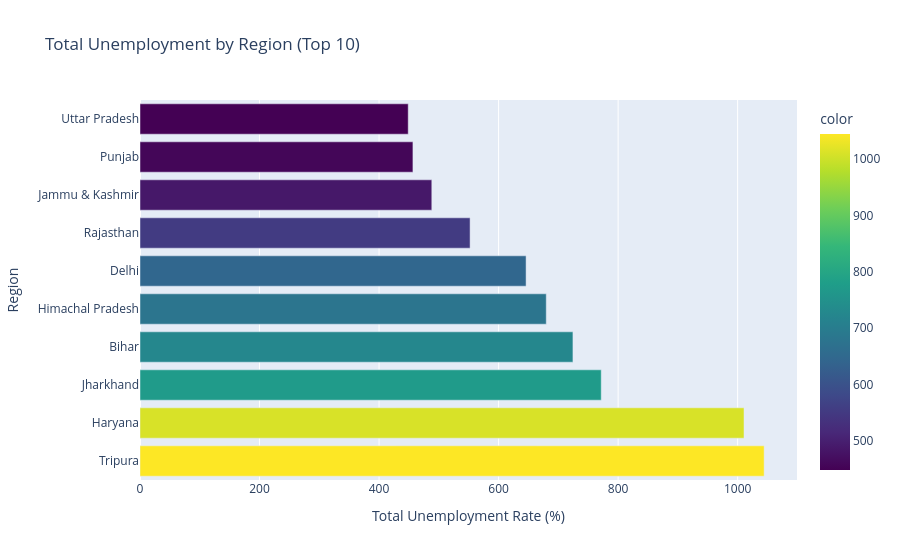
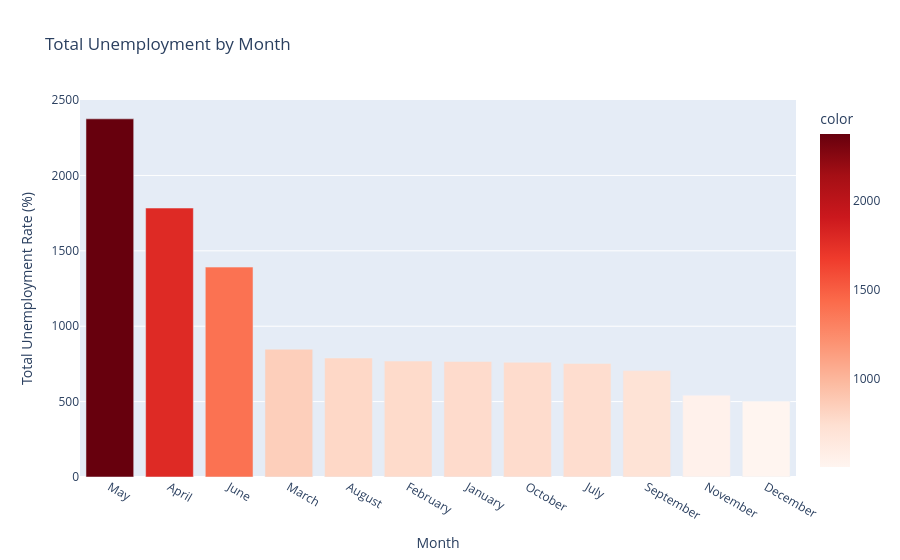
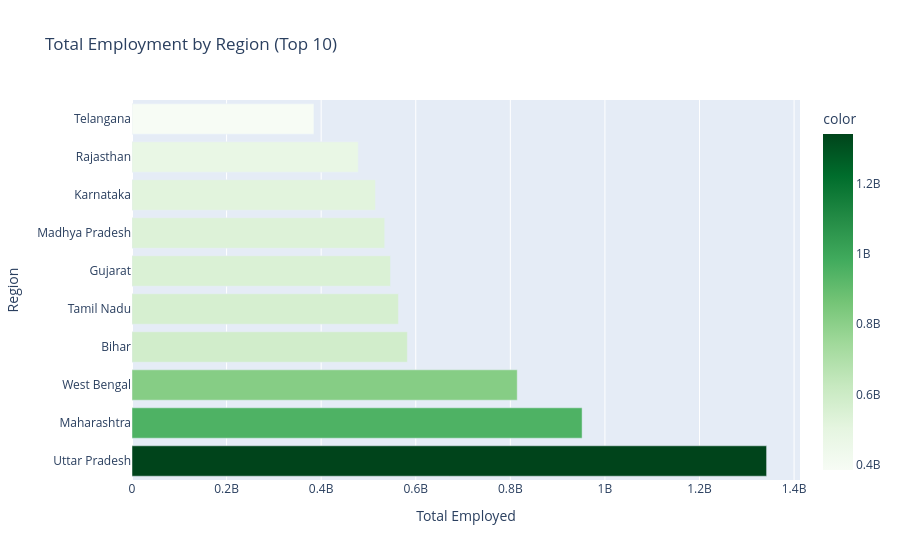
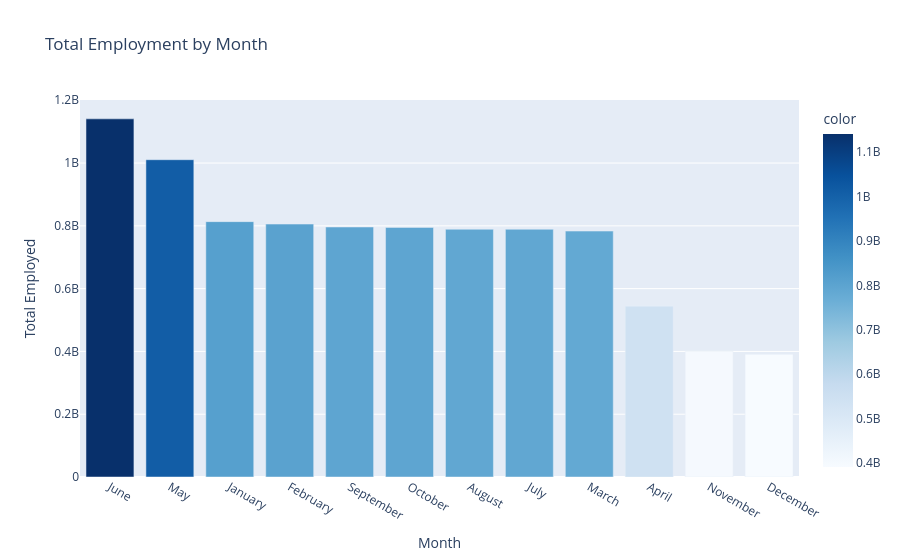

The code cell stored with these charts, in order, in its notebook:
### Markdown cell above
## Step 10: Create Interactive Visualizations with Plotly

We create professional, interactive visualizations that allow users to explore data dynamically:

### Unemployment by Region (Bar Chart)
- Uses top 10 regions ranked by total unemployment
- **plotly.express.bar()**: Creates interactive bar charts with hover information
- Color gradient from light to dark indicates magnitude of values
- Interactive features: hover for exact values, click legend to toggle visibility, zoom/pan capabilities

### Unemployment by Month (Bar Chart)
- Displays seasonal unemployment patterns across all months
- Enables identification of high-unemployment months (e.g., April-June 2020 showed COVID-19 impact)

### Employment by Region (Bar Chart)
- Shows regional employment distribution
- Identifies regions with largest labor forces

### Employment by Month (Bar Chart)
- Reveals temporal employment fluctuations
- Helps correlate with unemployment trends

### Code cell
fig1 = px.bar(
    x=unemployment_by_region_sum.head(10).values,
    y=unemployment_by_region_sum.head(10).index,
    orientation='h',
    title='Total Unemployment by Region (Top 10)',
    labels={'x': 'Total Unemployment Rate (%)', 'y': 'Region'},
    color=unemployment_by_region_sum.head(10).values,
    color_continuous_scale='Viridis'
)
iplot(fig1)

fig2 = px.bar(
    x=unemployment_by_month_sum.index,
    y=unemployment_by_month_sum.values,
    title='Total Unemployment by Month',
    labels={'x': 'Month', 'y': 'Total Unemployment Rate (%)'},
    color=unemployment_by_month_sum.values,
    color_continuous_scale='Reds'
)
fig2.show()

fig3 = px.bar(
    x=employed_by_region_sum.head(10).values,
    y=employed_by_region_sum.head(10).index,
    orientation='h',
    title='Total Employment by Region (Top 10)',
    labels={'x': 'Total Employed', 'y': 'Region'},
    color=employed_by_region_sum.head(10).values,
    color_continuous_scale='Greens'
)
fig3.show()

fig4 = px.bar(
    x=employed_by_month_sum.index,
    y=employed_by_month_sum.values,
    title='Total Employment by Month',
    labels={'x': 'Month', 'y': 'Total Employed'},
    color=employed_by_month_sum.values,
    color_continuous_scale='Blues'
)
fig4.show()

### Figure 1 — Plotly figure (JSON) as saved in the notebook; plotly's stock layout.template omitted (floating-point values rounded to 4 significant figures)
{"data": [{"alignmentgroup": "True", "hovertemplate": "Total Unemployment Rate (%)=%{x}<br>Region=%{y}<br>color=%{marker.color}<extra></extra>", "legendgroup": "", "marker": {"color": [1044.0, 1011.0, 771.8, 724.4, 679.8, 646.0, 552.3, 488.3, 456.7, 448.8], "coloraxis": "coloraxis", "pattern": {"shape": ""}}, "name": "", "offsetgroup": "", "orientation": "h", "showlegend": false, "textposition": "auto", "type": "bar", "x": [1044.0, 1011.0, 771.8, 724.4, 679.8, 646.0, 552.3, 488.3, 456.7, 448.8], "xaxis": "x", "y": ["Tripura", "Haryana", "Jharkhand", "Bihar", "Himachal Pradesh", "Delhi", "Rajasthan", "Jammu & Kashmir", "Punjab", "Uttar Pradesh"], "yaxis": "y"}], "layout": {"barmode": "relative", "coloraxis": {"colorbar": {"title": {"text": "color"}}, "colorscale": [[0, "#440154"], [0.1111, "#482878"], [0.2222, "#3e4989"], [0.3333, "#31688e"], [0.4444, "#26828e"], [0.5556, "#1f9e89"], [0.6667, "#35b779"], [0.7778, "#6ece58"], [0.8889, "#b5de2b"], [1, "#fde725"]]}, "legend": {"tracegroupgap": 0}, "title": {"text": "Total Unemployment by Region (Top 10)"}, "xaxis": {"anchor": "y", "domain": [0, 1], "title": {"text": "Total Unemployment Rate (%)"}}, "yaxis": {"anchor": "x", "domain": [0, 1], "title": {"text": "Region"}}}}

### Figure 2 — Plotly figure (JSON) as saved in the notebook; plotly's stock layout.template omitted (floating-point values rounded to 4 significant figures)
{"data": [{"alignmentgroup": "True", "hovertemplate": "Month=%{x}<br>Total Unemployment Rate (%)=%{y}<br>color=%{marker.color}<extra></extra>", "legendgroup": "", "marker": {"color": [2375.0, 1784.0, 1392.0, 847.6, 789.3, 769.0, 766.5, 761.3, 753.4, 705.8, 542.8, 503.4], "coloraxis": "coloraxis", "pattern": {"shape": ""}}, "name": "", "offsetgroup": "", "orientation": "v", "showlegend": false, "textposition": "auto", "type": "bar", "x": ["May", "April", "June", "March", "August", "February", "January", "October", "July", "September", "November", "December"], "xaxis": "x", "y": [2375.0, 1784.0, 1392.0, 847.6, 789.3, 769.0, 766.5, 761.3, 753.4, 705.8, 542.8, 503.4], "yaxis": "y"}], "layout": {"barmode": "relative", "coloraxis": {"colorbar": {"title": {"text": "color"}}, "colorscale": [[0, "rgb(255,245,240)"], [0.125, "rgb(254,224,210)"], [0.25, "rgb(252,187,161)"], [0.375, "rgb(252,146,114)"], [0.5, "rgb(251,106,74)"], [0.625, "rgb(239,59,44)"], [0.75, "rgb(203,24,29)"], [0.875, "rgb(165,15,21)"], [1, "rgb(103,0,13)"]]}, "legend": {"tracegroupgap": 0}, "title": {"text": "Total Unemployment by Month"}, "xaxis": {"anchor": "y", "domain": [0, 1], "title": {"text": "Month"}}, "yaxis": {"anchor": "x", "domain": [0, 1], "title": {"text": "Total Unemployment Rate (%)"}}}}

### Figure 3 — Plotly figure (JSON) as saved in the notebook; plotly's stock layout.template omitted (floating-point values rounded to 4 significant figures)
{"data": [{"alignmentgroup": "True", "hovertemplate": "Total Employed=%{x}<br>Region=%{y}<br>color=%{marker.color}<extra></extra>", "legendgroup": "", "marker": {"color": [1341903291, 951773066, 814610707, 582321576, 563426290, 546563819, 534416914, 514919516, 478467335, 384751382], "coloraxis": "coloraxis", "pattern": {"shape": ""}}, "name": "", "offsetgroup": "", "orientation": "h", "showlegend": false, "textposition": "auto", "type": "bar", "x": [1341903291, 951773066, 814610707, 582321576, 563426290, 546563819, 534416914, 514919516, 478467335, 384751382], "xaxis": "x", "y": ["Uttar Pradesh", "Maharashtra", "West Bengal", "Bihar", "Tamil Nadu", "Gujarat", "Madhya Pradesh", "Karnataka", "Rajasthan", "Telangana"], "yaxis": "y"}], "layout": {"barmode": "relative", "coloraxis": {"colorbar": {"title": {"text": "color"}}, "colorscale": [[0, "rgb(247,252,245)"], [0.125, "rgb(229,245,224)"], [0.25, "rgb(199,233,192)"], [0.375, "rgb(161,217,155)"], [0.5, "rgb(116,196,118)"], [0.625, "rgb(65,171,93)"], [0.75, "rgb(35,139,69)"], [0.875, "rgb(0,109,44)"], [1, "rgb(0,68,27)"]]}, "legend": {"tracegroupgap": 0}, "title": {"text": "Total Employment by Region (Top 10)"}, "xaxis": {"anchor": "y", "domain": [0, 1], "title": {"text": "Total Employed"}}, "yaxis": {"anchor": "x", "domain": [0, 1], "title": {"text": "Region"}}}}

### Figure 4 — Plotly figure (JSON) as saved in the notebook; plotly's stock layout.template omitted (floating-point values rounded to 4 significant figures)
{"data": [{"alignmentgroup": "True", "hovertemplate": "Month=%{x}<br>Total Employed=%{y}<br>color=%{marker.color}<extra></extra>", "legendgroup": "", "marker": {"color": [1140866711, 1010695191, 813466448, 805706720, 796323769, 795070506, 789194340, 789125547, 783406036, 544274489, 400051335, 391001555], "coloraxis": "coloraxis", "pattern": {"shape": ""}}, "name": "", "offsetgroup": "", "orientation": "v", "showlegend": false, "textposition": "auto", "type": "bar", "x": ["June", "May", "January", "February", "September", "October", "August", "July", "March", "April", "November", "December"], "xaxis": "x", "y": [1140866711, 1010695191, 813466448, 805706720, 796323769, 795070506, 789194340, 789125547, 783406036, 544274489, 400051335, 391001555], "yaxis": "y"}], "layout": {"barmode": "relative", "coloraxis": {"colorbar": {"title": {"text": "color"}}, "colorscale": [[0, "rgb(247,251,255)"], [0.125, "rgb(222,235,247)"], [0.25, "rgb(198,219,239)"], [0.375, "rgb(158,202,225)"], [0.5, "rgb(107,174,214)"], [0.625, "rgb(66,146,198)"], [0.75, "rgb(33,113,181)"], [0.875, "rgb(8,81,156)"], [1, "rgb(8,48,107)"]]}, "legend": {"tracegroupgap": 0}, "title": {"text": "Total Employment by Month"}, "xaxis": {"anchor": "y", "domain": [0, 1], "title": {"text": "Month"}}, "yaxis": {"anchor": "x", "domain": [0, 1], "title": {"text": "Total Employed"}}}}
